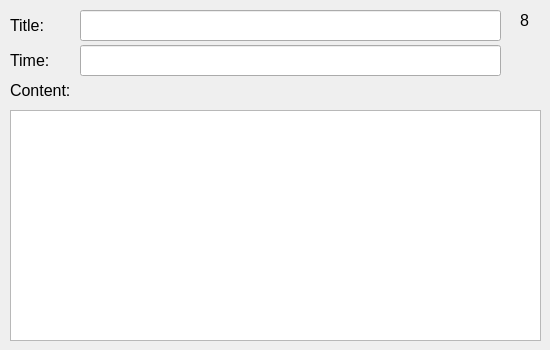
      <widget class="QWidget" name="Page8">
       <widget class="QLabel" name="label_22">
        <property name="geometry">
         <rect>
          <x>10</x>
          <y>15</y>
          <width>61</width>
          <height>21</height>
         </rect>
        </property>
        <property name="font">
         <font>
          <pointsize>12</pointsize>
         </font>
        </property>
        <property name="text">
         <string>Title:</string>
        </property>
       </widget>
       <widget class="QLabel" name="label_23">
        <property name="geometry">
         <rect>
          <x>10</x>
          <y>50</y>
          <width>71</width>
          <height>21</height>
         </rect>
        </property>
        <property name="font">
         <font>
          <pointsize>12</pointsize>
         </font>
        </property>
        <property name="text">
         <string>Time:</string>
        </property>
       </widget>
       <widget class="QLineEdit" name="title_8">
        <property name="geometry">
         <rect>
          <x>80</x>
          <y>10</y>
          <width>421</width>
          <height>31</height>
         </rect>
        </property>
        <property name="readOnly">
         <bool>true</bool>
        </property>
       </widget>
       <widget class="QLineEdit" name="time_8">
        <property name="geometry">
         <rect>
          <x>80</x>
          <y>45</y>
          <width>421</width>
          <height>31</height>
         </rect>
        </property>
        <property name="readOnly">
         <bool>true</bool>
        </property>
       </widget>
       <widget class="QLabel" name="label_24">
        <property name="geometry">
         <rect>
          <x>10</x>
          <y>80</y>
          <width>91</width>
          <height>21</height>
         </rect>
        </property>
        <property name="font">
         <font>
          <pointsize>12</pointsize>
         </font>
        </property>
        <property name="text">
         <string>Content:</string>
        </property>
       </widget>
       <widget class="QLabel" name="label_38">
        <property name="geometry">
         <rect>
          <x>520</x>
          <y>10</y>
          <width>21</width>
          <height>21</height>
         </rect>
        </property>
        <property name="font">
         <font>
          <pointsize>12</pointsize>
         </font>
        </property>
        <property name="layoutDirection">
         <enum>Qt::LeftToRight</enum>
        </property>
        <property name="frameShape">
         <enum>QFrame::NoFrame</enum>
        </property>
        <property name="text">
         <string>8</string>
        </property>
       </widget>
       <widget class="QPlainTextEdit" name="plainTextEdit_8">
        <property name="geometry">
         <rect>
          <x>10</x>
          <y>110</y>
          <width>531</width>
          <height>231</height>
         </rect>
        </property>
        <property name="readOnly">
         <bool>true</bool>
        </property>
       </widget>
      </widget>
